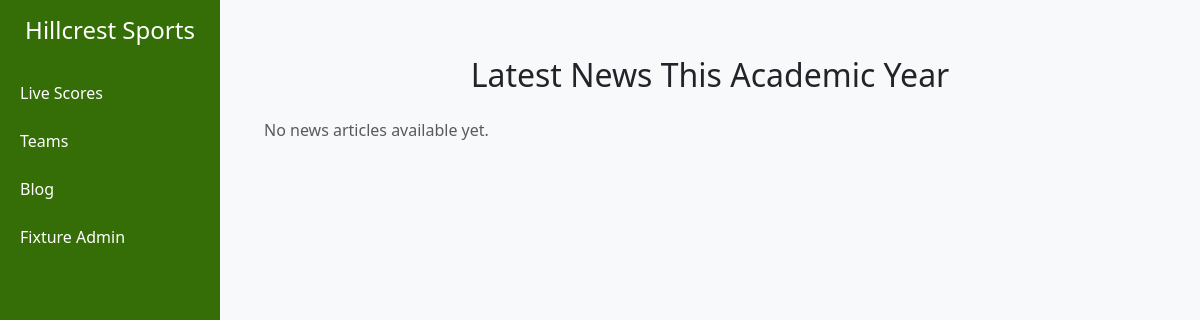
/latest-news/, run on an earlier commit of the app's database.
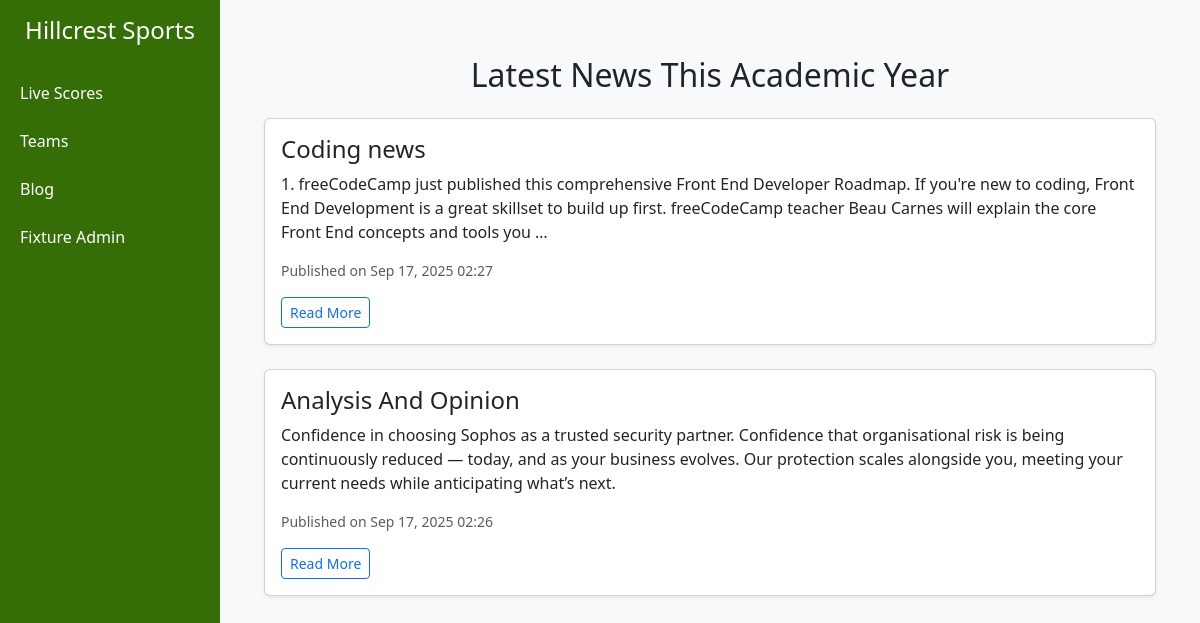
And on a later commit of the database.
### blog/models.py (models this page shows, shortened)
class News(models.Model):
    title = models.CharField(max_length=200)
    content = models.TextField()
    author = models.ForeignKey(User, on_delete=models.SET_NULL, null=True)
    created_at = models.DateTimeField(auto_now_add=True)

### fixtureviewer/views.py (the view)
# urls.py: path('latest-news/', views.latest_news, name='latest-news'),
def latest_news(request):
    news = News.objects.all().order_by('-created_at')
    return render(request, 'viewer/blog_list.html' , {'news': news})

### templates/viewer/blog_list.html (shortened to what this page needs)
{% extends 'base/main.html' %}
{% block content %}
<div class="container mt-4">
    <h2 class="mb-4">Latest News This Academic Year</h2>
    {% for news in news %}
    <div class="card shadow-sm mb-4">
        <div class="card-body">
            <h4 class="card-title">{{ news.title }}</h4>
            <p class="card-text">{{ news.content|truncatewords:40 }}</p>
            <p class="text-muted small">
                Published on {{ news.created_at|date:"M d, Y H:i" }}
            </p>
            <a href="{% url 'news-detail' news.id %}" class="btn btn-outline-primary btn-sm">Read More</a>
        </div>
    </div>
    {% empty %}
    <p class="text-muted">No news articles available yet.</p>
    {% endfor %}
</div>
{% endblock %}

What changed in the data, as far as the page shows it:
added News: title "Coding news", content "1. freeCodeCamp just published this comprehensive Front End Developer Roadmap. If you're new to coding, Front End Development is a great skillset to build up first. freeCodeCamp teacher Beau Carnes will explain the core Front End concepts and tools you …", created_at "Sep 17, 2025 02:27"
added News: title "Analysis And Opinion", content "Confidence in choosing Sophos as a trusted security partner. Confidence that organisational risk is being continuously reduced — today, and as your business evolves. Our protection scales alongside you, meeting your current needs while anticipating what’s next.", created_at "Sep 17, 2025 02:26"
Also different on the page:
text no longer shown: "No news articles available yet."
